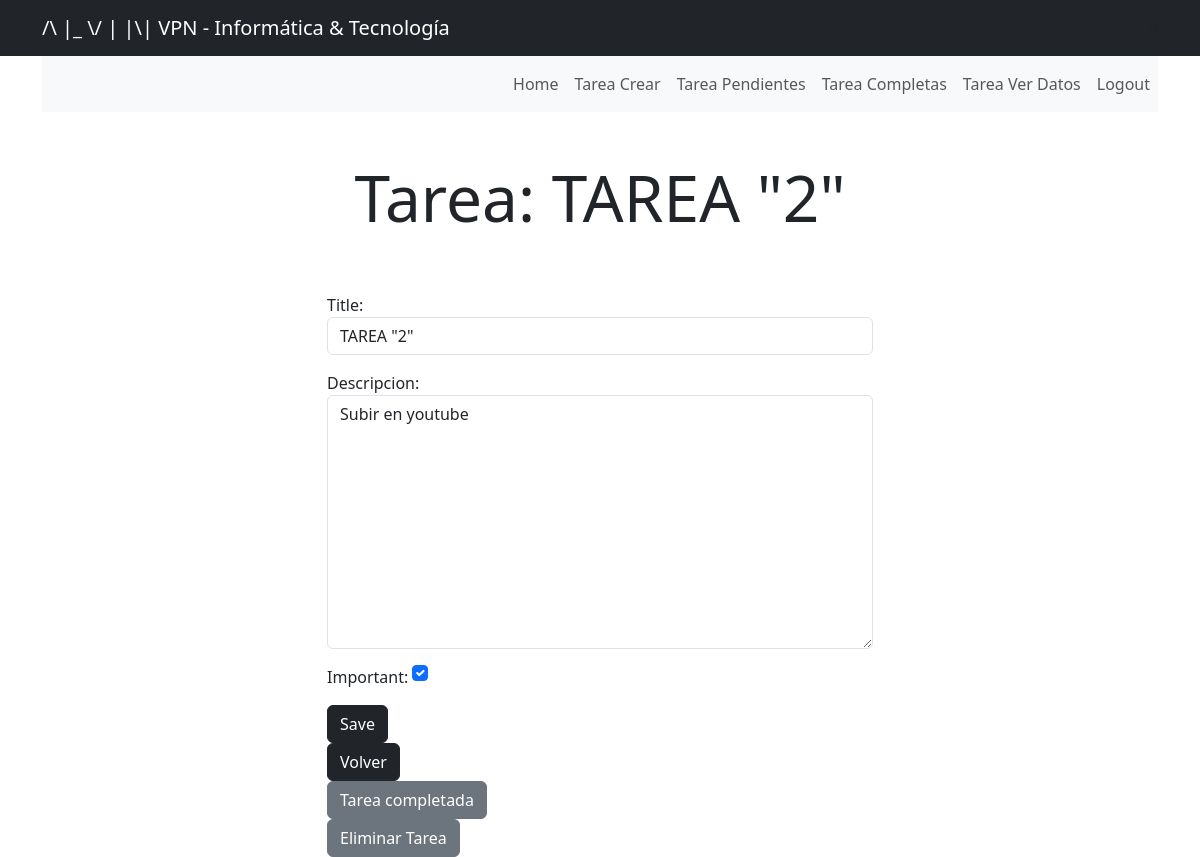
Page /tasks2/6 (signed in) on the committed database.
### myapp/models.py (models this page shows, shortened)
class Task2(models.Model):
    title = models.CharField(max_length=200)
    descripcion = models.TextField(blank=True)
    created = models.DateTimeField(auto_now_add=True)
    datecompleted = models.DateTimeField(null=True, blank=True)
    important = models.BooleanField(default=False)
    user= models.ForeignKey(User, on_delete=models.CASCADE)

### myapp/views.py (the view, shortened to what this page needs)
# urls.py: path('tasks2/<int:task2_id>', views.detalleTareas, name="detalleTareas"),
@login_required
def detalleTareas(request, task2_id):
    if request.method == 'GET':
        task = get_object_or_404(Task2, pk=task2_id)
        form = CrearTarea2(instance=task)
        return render (request, 'task2Detail.html', {'task': task, 'form': form})

### myapp/forms.py
class CrearTarea2 (forms.ModelForm): #Esta es otra manera de generar un formulario
    class Meta:
        model = Task2
        fields = ['title', 'descripcion', 'important']
        widgets = {
            'title': forms.TextInput(attrs={'class': 'form-control', 'placeholder': 'Nombre de la tarea'}),
            'descripcion': forms.Textarea(attrs={'class': 'form-control','placeholder': 'Descripción de la tarea'}),
            'important': forms.CheckboxInput(attrs={'class': 'form-check-input m-auto'}),
        }

### myapp/templates/task2Detail.html (shortened to what this page needs)
{% extends 'nav.html' %}
{% block content %}
<main class="container">
    <div class="row">
        <div class="col-md-6 offset-md-3">
            <h1 class="text-center display-3 py-5"> Tarea: {{ task.title }}</h1>
            <form method="POST">
                {{form.as_p}}
                <button class="btn btn-dark">Save</button>
            </form>
<form action="{% url 'tasks2' %}" method="POST">
    <button class="btn btn-dark btn-dark">Volver</button>
</form>
<form action="{% url 'tareaCompleta' task.id %}" method="POST">
    <button class="btn btn-secondary">Tarea completada</button>
</form>
<form action="{% url 'tareaEliminar' task.id %}" method="POST">
    <button class="btn btn-secondary">Eliminar Tarea</button>
</form>
{% endblock %}

### rows in the picture
Task2: title "TAREA \"2\"", descripcion "Subir en youtube", important "☑"
